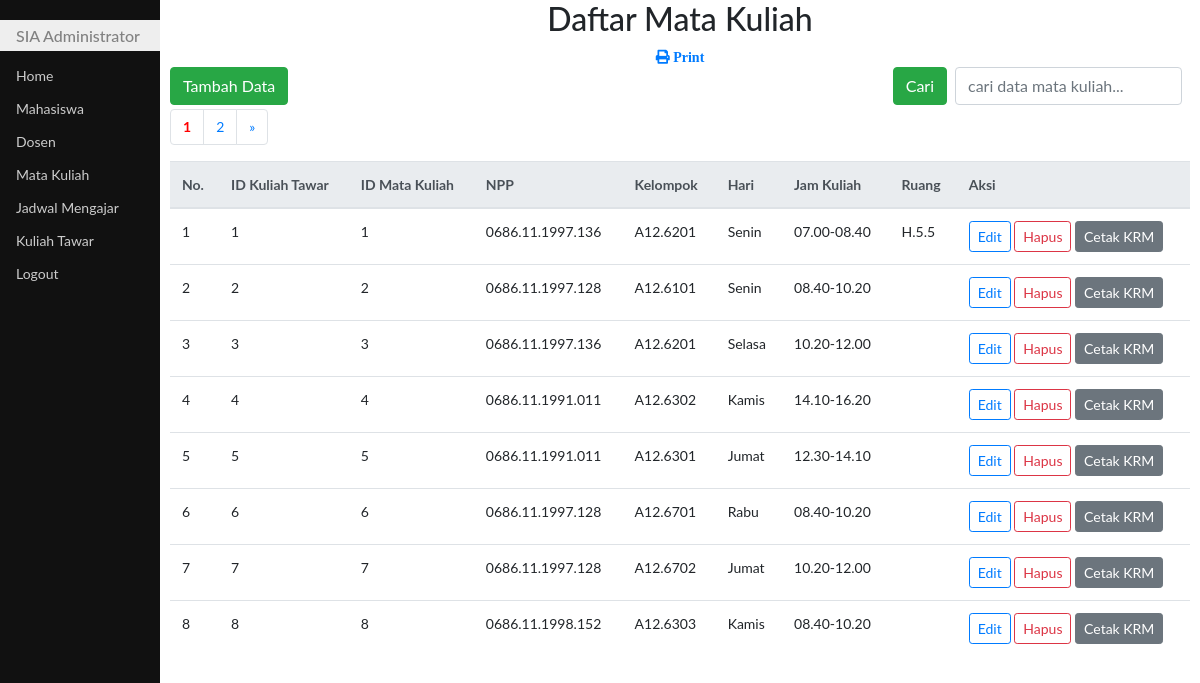
/updateTawar.php, run on the app's committed database.
### tables this page shows
CREATE TABLE `kultawar` (
  `idkultawar` int(11) NOT NULL,
  `idmatkul` int(11) DEFAULT NULL,
  `npp` char(16) DEFAULT NULL,
  `klp` char(10) DEFAULT NULL,
  `hari` varchar(10) DEFAULT NULL,
  `jamkul` char(13) DEFAULT NULL,
  `ruang` char(6) DEFAULT NULL
);

### fungsi.php (called while the page is built, shortened)
<?php
function enkripsiurl($id){
    $enc = base64_encode(rand() * strtotime(date("H:i:s"))."-".$id);
    return $enc;
}
function search($tipe, $key = null){
    $sql = "SELECT * FROM " . $tipe;
    $hasil = mysqli_query($GLOBALS['koneksi'], $sql) or die(mysqli_error($GLOBALS['koneksi']));
    return $hasil;
}

### updateTawar.php (the view, shortened to what this page needs)
<!DOCTYPE html>
<html>
<head>
	<link rel="stylesheet" type="text/css" href="bootstrap4/css/bootstrap.css">
	<link rel="stylesheet" type="text/css" href="css/styleku.css">
	<link rel="stylesheet" href="https://use.fontawesome.com/releases/v5.7.0/css/all.css">
</head>
<body>
<?php
require "fungsi.php";
$jmlDataPerHal = 8;
if (isset($_POST['cari'])){
	$cari=$_POST['cari'];
	$sql="select * from matkul where idmatkul like'%$cari%' or
	namamatkul like '%$cari%' or
	sks like '%$cari%' or
	jns like '%$cari%' or
	smt like '%$cari%'";
	$rs = search('kultawar', "idmatkul like'%$cari%' or
	namamatkul like '%$cari%' or
	sks like '%$cari%' or
	jns like '%$cari%' or
	smt like '%$cari%'");
}else{
	$rs = search("kultawar");
}
$jmlData = mysqli_num_rows($rs);
$jmlHal = ceil($jmlData / $jmlDataPerHal);
if (isset($_GET['hal'])){
	$halAktif=$_GET['hal'];
}else{
	$halAktif=1;
}
$awalData=($jmlDataPerHal * $halAktif)-$jmlDataPerHal;
$kosong=false;
if (isset($_POST['cari'])){
	$cari=$_POST['cari'];
	$sql="select * from matkul where idmatkul like'%$cari%' or
	namamatkul like '%$cari%' or
	sks like '%$cari%' or
	jns like '%$cari%' or
	smt like '%$cari%'
	limit $awalData,$jmlDataPerHal";
	$rs = search('kultawar', "idmatkul like'%$cari%' or
	namamatkul like '%$cari%' or
	sks like '%$cari%' or
	jns like '%$cari%' or
	smt like '%$cari%'
	limit $awalData,$jmlDataPerHal");
}else{
	$sql="select * from kultawar limit $awalData,$jmlDataPerHal";
	$rs = mysqli_query($koneksi,$sql) or die(mysqli_error($koneksi));
}
?>
<div class="utama">
	<h2 class="text-center">Daftar Mata Kuliah</h2>
	<div class="text-center"><a href="prnMhsPdf.php"><span class="fas fa-print">&nbsp;Print</span></a></div>
	<span class="float-left">
		<a class="btn btn-success" href="addTawar.php">Tambah Data</a>
	</span>
	<span class="float-right">
		<form action="" method="post" class="form-inline">
			<button class="btn btn-success" type="submit">Cari</button>
			<input class="form-control mr-2 ml-2" type="text" name="cari" placeholder="cari data mata kuliah..." autofocus autocomplete="off">
		</form>
	</span>
	<br><br>
	<ul class="pagination">
		<?php
		for($i=1;$i<=$jmlHal;$i++){
			if ($i==$halAktif){
				echo "<li class='page-item'><a class='page-link' href=?hal=$i style='font-weight:bold;color:red;'>$i</a></li>";
			}else{
				echo "<li class='page-item'><a class='page-link' href=?hal=$i>$i</a></li>";
			}
		}
		if ($halAktif<$jmlHal){
			$forward=$halAktif+1;
			echo "<li class='page-item'><a class='page-link' href=?hal=$forward>&raquo;</a></li>";
		}
		?>
	</ul>
	<table class="table table-hover">
	<thead class="thead-light">
	<tr>
		<th>No.</th>
		<th>ID Kuliah Tawar</th>
		<th>ID Mata Kuliah</th>
		<th>NPP</th>
		<th>Kelompok</th>
		<th>Hari</th>
		<th>Jam Kuliah</th>
		<th>Ruang</th>
		<th>Aksi</th>
	</tr>
	</thead>
	<tbody>
	<?php
	if ($kosong){
		?>
		<tr><th colspan="6">
			<div class="alert alert-info alert-dismissible fade show text-center">
			Data tidak ada
			</div>
		</th></tr>
		<?php
	}else{
		if($awalData==0){
			$no=$awalData+1;
		}else{
			$no=$awalData;
		}
		while($row=mysqli_fetch_assoc($rs)){
			?>
			<tr>
				<td><?php echo $no?></td>
				<td><?php echo $row["idkultawar"]?></td>
				<td><?php echo $row["idmatkul"]?></td>
				<td><?php echo $row["npp"]?></td>
				<td><?php echo $row["klp"]?></td>
				<td><?php echo $row["hari"]?></td>
				<td><?php echo $row["jamkul"]?></td>
				<td><?php echo $row["ruang"]?></td>
				<td>
				<a class="btn btn-outline-primary btn-sm" href="editTawar.php?kode=<?php echo enkripsiurl($row['idkultawar'])?>">Edit</a>
				<a class="btn btn-outline-danger btn-sm" href="hpsTawar.php?kode=<?php echo enkripsiurl($row["idkultawar"])?>" id="linkHps" onclick="return confirm('Yakin dihapus nih?')">Hapus</a>
				<a class="btn btn-secondary btn-sm" href="cetakPdf.php?type=krm&param=<?php echo $row["npp"]?>">Cetak KRM</a>
				</td>
			</tr>
			<?php
			$no++;
		}
	}
	?>
	</tbody>
	</table>
</div>
</body>
</html>

### css/styleku.css (style rules this page uses)
body { font-family: "Lato", sans-serif; }
.menusamping { height: 100%; width: 160px; position: fixed; z-index: 1; top: 0; left: 0; background-color: #111; overflow-x: hidden; padding-top: 20px; }
.menusamping a { padding: 6px 8px 6px 16px; text-decoration: none; font-size: 14px; color: #ccc; display: block; }
.menusamping h1 { padding: 6px 8px 6px 16px; text-decoration: none; font-size: 16px; color: #818181; background-color:#eee; display: block; }
.utama { margin-left: 160px; font-size: 14px; padding: 0px 10px; }

### data on the page
kultawar: idkultawar "1", idmatkul "1", npp "0686.11.1997.136", klp "A12.6201", hari "Senin", jamkul "07.00-08.40", ruang "H.5.5"
kultawar: idkultawar "2", idmatkul "2", npp "0686.11.1997.128", klp "A12.6101", hari "Senin", jamkul "08.40-10.20"
kultawar: idkultawar "3", idmatkul "3", npp "0686.11.1997.136", klp "A12.6201", hari "Selasa", jamkul "10.20-12.00"
kultawar: idkultawar "4", idmatkul "4", npp "0686.11.1991.011", klp "A12.6302", hari "Kamis", jamkul "14.10-16.20"
kultawar: idkultawar "5", idmatkul "5", npp "0686.11.1991.011", klp "A12.6301", hari "Jumat", jamkul "12.30-14.10"
kultawar: idkultawar "6", idmatkul "6", npp "0686.11.1997.128", klp "A12.6701", hari "Rabu", jamkul "08.40-10.20"
kultawar: idkultawar "7", idmatkul "7", npp "0686.11.1997.128", klp "A12.6702", hari "Jumat", jamkul "10.20-12.00"
kultawar: idkultawar "8", idmatkul "8", npp "0686.11.1998.152", klp "A12.6303", hari "Kamis", jamkul "08.40-10.20"
